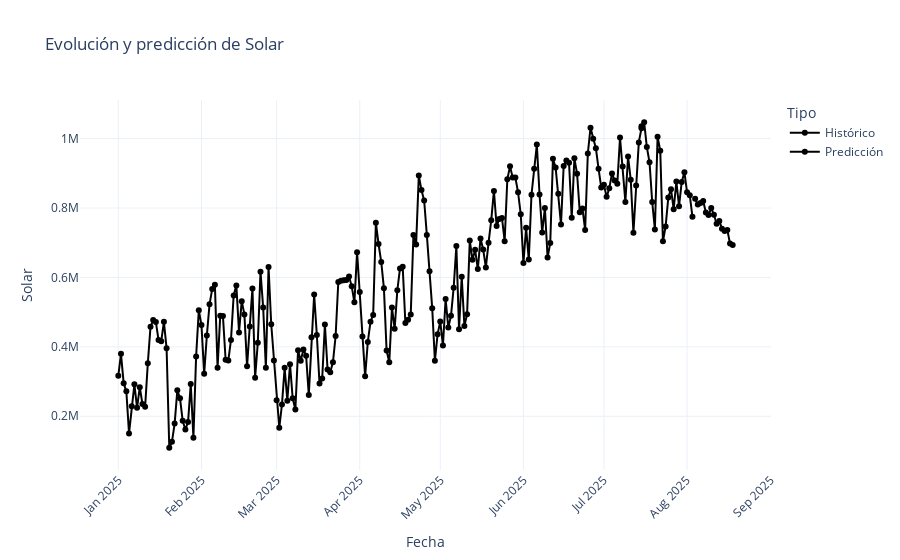

The notebook cell this image was saved under:
### Code cell
fig = visualizar_futuro2(last_time_series, new_data, 'Solar', serie_pred)
fig

### Figure 1 — Plotly figure (JSON) as saved in the notebook; plotly's stock layout.template omitted (floating-point values rounded to 4 significant figures; data arrays with more than 128 entries replaced by an {"elided": "..."} marker saying what was removed)
{"data": [{"hovertemplate": "Tipo=Histórico<br>Fecha=%{x}<br>Valor=%{y}<extra></extra>", "legendgroup": "Histórico", "line": {"color": "#000001", "dash": "solid"}, "marker": {"symbol": "circle"}, "mode": "lines+markers", "name": "Histórico", "orientation": "v", "showlegend": true, "type": "scatter", "x": {"elided": "216 str values"}, "xaxis": "x", "y": {"elided": "216 int values"}, "yaxis": "y"}, {"hovertemplate": "Tipo=Predicción<br>Fecha=%{x}<br>Valor=%{y}<extra></extra>", "legendgroup": "Predicción", "line": {"color": "#000002", "dash": "solid"}, "marker": {"symbol": "circle"}, "mode": "lines+markers", "name": "Predicción", "orientation": "v", "showlegend": true, "type": "scatter", "x": ["2025-08-04T00:00:00", "2025-08-05T00:00:00", "2025-08-06T00:00:00", "2025-08-07T00:00:00", "2025-08-08T00:00:00", "2025-08-09T00:00:00", "2025-08-10T00:00:00", "2025-08-11T00:00:00", "2025-08-12T00:00:00", "2025-08-13T00:00:00", "2025-08-14T00:00:00", "2025-08-15T00:00:00", "2025-08-16T00:00:00", "2025-08-17T00:00:00", "2025-08-18T00:00:00"], "xaxis": "x", "y": [826400.0, 809700.0, 814400.0, 820400.0, 786900.0, 779700.0, 799800.0, 780500.0, 754800.0, 762800.0, 740600.0, 733400.0, 736900.0, 697400.0, 693100.0], "yaxis": "y"}], "layout": {"legend": {"title": {"text": "Tipo"}, "tracegroupgap": 0}, "title": {"text": "Evolución y predicción de Solar"}, "xaxis": {"anchor": "y", "domain": [0, 1], "tickangle": -45, "title": {"text": "Fecha"}}, "yaxis": {"anchor": "x", "domain": [0, 1], "title": {"text": "Solar"}}}}
